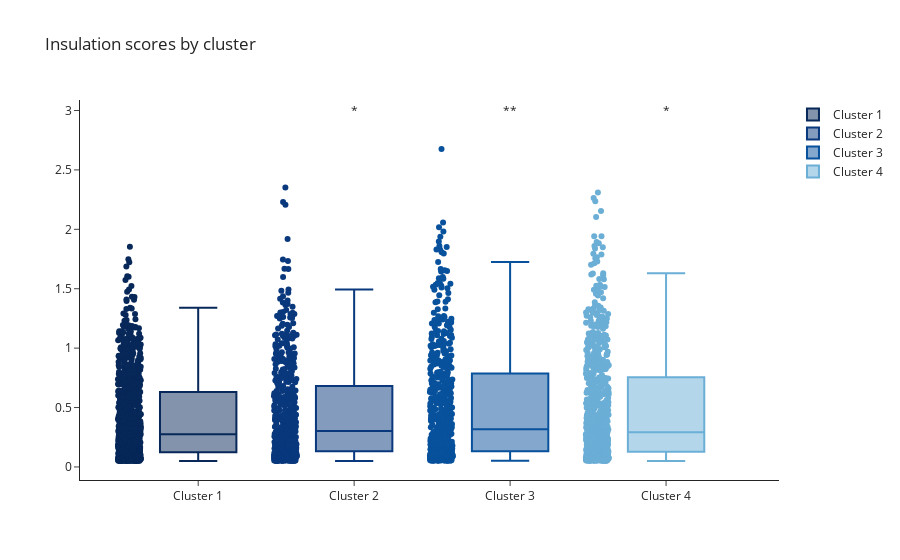

This figure's notebook cell:
### Code cell
fig = go.Figure()
fig.add_trace(go.Box(
    y=first_boundaries.boundary_strength_1000000,
    name="Cluster 1",
    jitter=0.3,
    pointpos=-1.8,
    boxpoints='all', # represent all points
    marker_color='rgb(7,40,89)',
    line_color='rgb(7,40,89)'
))

fig.add_trace(go.Box(
    y=second_boundaries.boundary_strength_1000000,
    name="Cluster 2",
    jitter=0.3,
    pointpos=-1.8,
    boxpoints='all', 
    marker_color='rgb(9,56,125)',
    line_color='rgb(9,56,125)'
))

fig.add_trace(go.Box(
    y=third_boundaries.boundary_strength_1000000,
    name="Cluster 3",
    jitter=0.3,
    pointpos=-1.8,
    boxpoints='all', 
    marker_color='rgb(8,81,156)',
    line_color='rgb(8,81,156)'
))

fig.add_trace(go.Box(
    y=forth_boundaries.boundary_strength_1000000,
    name="Cluster 4",
    jitter=0.3,
    pointpos=-1.8,
    boxpoints='all',
    marker_color='rgb(107,174,214)',
    line_color='rgb(107,174,214)'
))
fig.add_annotation(
            x='Cluster 2',
            y=3,
            text="*",
showarrow=False)
fig.add_annotation(
            x='Cluster 3',
            y=3,
            text="**",
showarrow=False)
fig.add_annotation(
            x='Cluster 4',
            y=3,
            text="*",
showarrow=False)
fig.update_layout(template='simple_white',title_text='Insulation scores by cluster' )
fig.show()
fig.write_image('insulationbyclusterexcludeY.pdf')

### Figure 1 — Plotly figure (JSON) as saved in the notebook; plotly's stock layout.template omitted (floating-point values rounded to 4 significant figures; data arrays with more than 128 entries replaced by an {"elided": "..."} marker saying what was removed)
{"data": [{"boxpoints": "all", "jitter": 0.3, "line": {"color": "rgb(7,40,89)"}, "marker": {"color": "rgb(7,40,89)"}, "name": "Cluster 1", "pointpos": -1.8, "type": "box", "y": {"elided": "895 float values"}}, {"boxpoints": "all", "jitter": 0.3, "line": {"color": "rgb(9,56,125)"}, "marker": {"color": "rgb(9,56,125)"}, "name": "Cluster 2", "pointpos": -1.8, "type": "box", "y": {"elided": "488 float values"}}, {"boxpoints": "all", "jitter": 0.3, "line": {"color": "rgb(8,81,156)"}, "marker": {"color": "rgb(8,81,156)"}, "name": "Cluster 3", "pointpos": -1.8, "type": "box", "y": {"elided": "512 float values"}}, {"boxpoints": "all", "jitter": 0.3, "line": {"color": "rgb(107,174,214)"}, "marker": {"color": "rgb(107,174,214)"}, "name": "Cluster 4", "pointpos": -1.8, "type": "box", "y": {"elided": "721 float values"}}], "layout": {"annotations": [{"showarrow": false, "text": "*", "x": "Cluster 2", "y": 3}, {"showarrow": false, "text": "**", "x": "Cluster 3", "y": 3}, {"showarrow": false, "text": "*", "x": "Cluster 4", "y": 3}], "title": {"text": "Insulation scores by cluster"}}}
